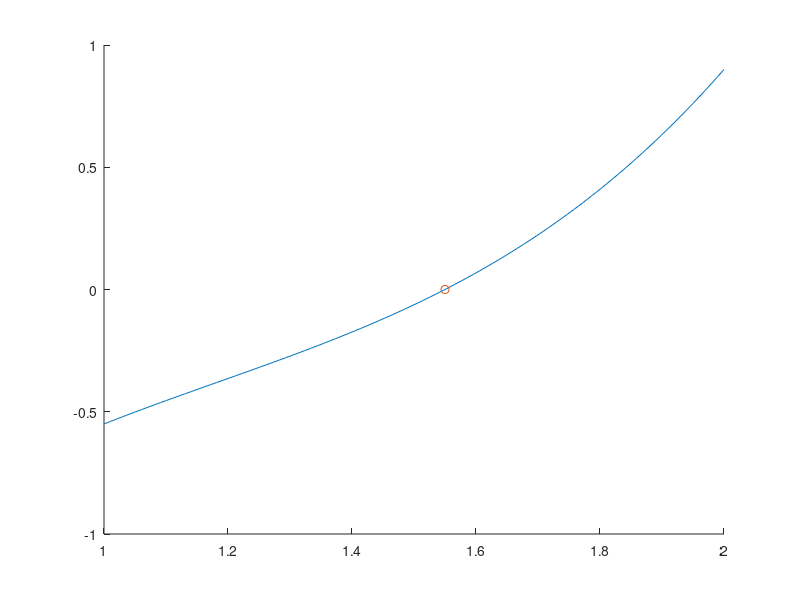

Recreate this plot in MATLAB.
hold on;

p = [1, -3.55, 5.1, -3.1];

R = roots(p);
rr = max(R);

X = linspace(1, 2, 100);
Y = polyval(p, X);
plot(X, Y);

plot(rr, polyval(p, rr), 'o');
